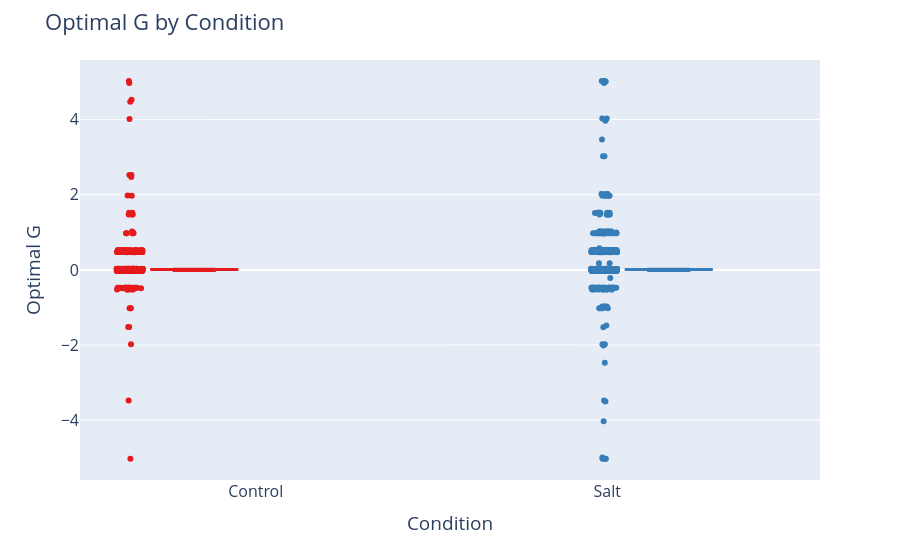

Notebook cell for this chart:
### Code cell
# Base boxplot (like boxen, shows distribution)
fig = px.box(
    arbor_stats_df,
    x="condition label",
    y="best_G",
    color="condition label",                # hue
    points="all",                            # show all points like boxen
    color_discrete_sequence=px.colors.qualitative.Set1
)

# Layout tweaks
fig.update_layout(
    title="Optimal G by Condition",
    xaxis_title="Condition",
    yaxis_title="Optimal G",
    font=dict(size=16),
    boxmode="group",
    showlegend=False
)

fig.show()
fig.write_image("paper-figs/Salt-Control-Analysis/Optimal-G-by-condition.pdf")

### Figure 1 — Plotly figure (JSON) as saved in the notebook; plotly's stock layout.template omitted (floating-point values rounded to 4 significant figures; data arrays with more than 128 entries replaced by an {"elided": "..."} marker saying what was removed)
{"data": [{"alignmentgroup": "True", "boxpoints": "all", "hovertemplate": "condition label=%{x}<br>best_G=%{y}<extra></extra>", "legendgroup": "Control", "marker": {"color": "rgb(228,26,28)"}, "name": "Control", "notched": false, "offsetgroup": "Control", "orientation": "v", "showlegend": true, "type": "box", "x": {"elided": "1226 str values"}, "x0": " ", "xaxis": "x", "y": {"elided": "1226 float values"}, "y0": " ", "yaxis": "y"}, {"alignmentgroup": "True", "boxpoints": "all", "hovertemplate": "condition label=%{x}<br>best_G=%{y}<extra></extra>", "legendgroup": "Salt", "marker": {"color": "rgb(55,126,184)"}, "name": "Salt", "notched": false, "offsetgroup": "Salt", "orientation": "v", "showlegend": true, "type": "box", "x": {"elided": "1193 str values"}, "x0": " ", "xaxis": "x", "y": {"elided": "1193 float values"}, "y0": " ", "yaxis": "y"}], "layout": {"autosize": true, "boxmode": "group", "font": {"size": 16}, "legend": {"title": {"text": "condition label"}, "tracegroupgap": 0}, "margin": {"t": 60}, "showlegend": false, "title": {"text": "Optimal G by Condition"}, "xaxis": {"anchor": "y", "autorange": true, "categoryarray": ["Control", "Salt", null], "categoryorder": "array", "domain": [0, 1], "range": [-0.5, 1.605], "title": {"text": "Condition"}, "type": "category"}, "yaxis": {"anchor": "x", "autorange": true, "domain": [0, 1], "range": [-5.591, 5.586], "title": {"text": "Optimal G"}, "type": "linear"}}}
